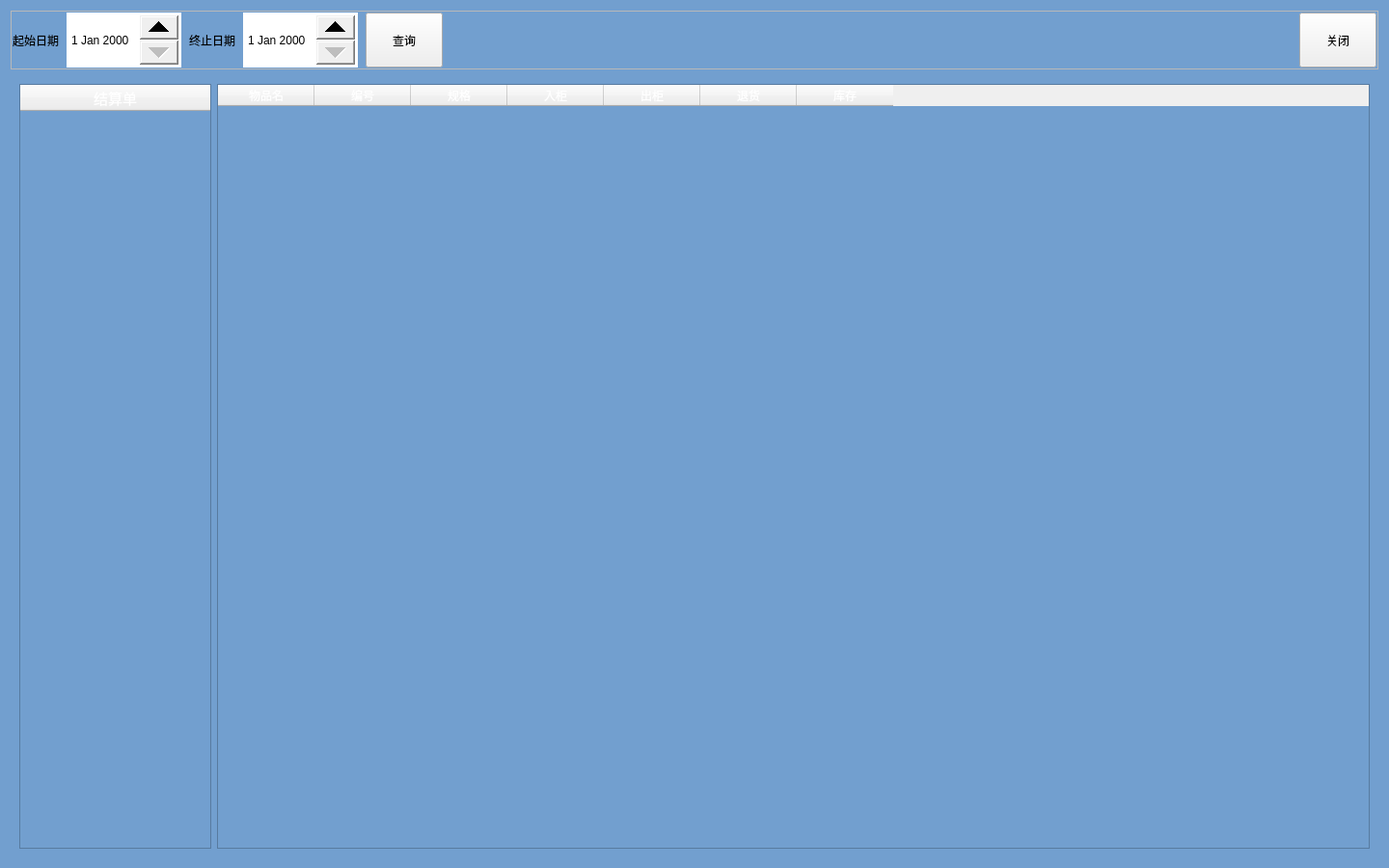
<?xml version="1.0" encoding="UTF-8"?>
<ui version="4.0">
 <class>CheckTable</class>
 <widget class="QWidget" name="CheckTable">
  <property name="geometry">
   <rect>
    <x>0</x>
    <y>0</y>
    <width>1440</width>
    <height>900</height>
   </rect>
  </property>
  <property name="windowTitle">
   <string>Form</string>
  </property>
  <property name="styleSheet">
   <string notr="true">QTableWidget{
background-color: rgb(114, 159, 207);
color: rgb(255, 255, 255);
}

#CheckTable{
font: 16px &quot;微软雅黑&quot;;
background-color: rgb(114, 159, 207);
color: rgb(255, 255, 255);
}</string>
  </property>
  <layout class="QVBoxLayout" name="verticalLayout" stretch="1,0">
   <item>
    <widget class="QFrame" name="frame">
     <property name="maximumSize">
      <size>
       <width>16777215</width>
       <height>61</height>
      </size>
     </property>
     <property name="styleSheet">
      <string notr="true">QDateEdit::down-button,QDateEdit::up-button{
	width:40px;
}

QWidget{
font: 18px &quot;微软雅黑&quot;;
}</string>
     </property>
     <property name="frameShape">
      <enum>QFrame::StyledPanel</enum>
     </property>
     <property name="frameShadow">
      <enum>QFrame::Raised</enum>
     </property>
     <layout class="QHBoxLayout" name="horizontalLayout_3">
      <property name="leftMargin">
       <number>1</number>
      </property>
      <property name="topMargin">
       <number>1</number>
      </property>
      <property name="rightMargin">
       <number>1</number>
      </property>
      <property name="bottomMargin">
       <number>1</number>
      </property>
      <item>
       <layout class="QHBoxLayout" name="horizontalLayout_2">
        <property name="spacing">
         <number>8</number>
        </property>
        <item>
         <widget class="QLabel" name="label">
          <property name="text">
           <string>起始日期</string>
          </property>
         </widget>
        </item>
        <item>
         <widget class="QDateEdit" name="date_start">
          <property name="sizePolicy">
           <sizepolicy hsizetype="Minimum" vsizetype="Preferred">
            <horstretch>0</horstretch>
            <verstretch>0</verstretch>
           </sizepolicy>
          </property>
          <property name="focusPolicy">
           <enum>Qt::WheelFocus</enum>
          </property>
          <property name="readOnly">
           <bool>false</bool>
          </property>
          <property name="keyboardTracking">
           <bool>false</bool>
          </property>
          <property name="calendarPopup">
           <bool>false</bool>
          </property>
         </widget>
        </item>
        <item>
         <widget class="QLabel" name="label_2">
          <property name="text">
           <string>终止日期</string>
          </property>
         </widget>
        </item>
        <item>
         <widget class="QDateEdit" name="date_finish">
          <property name="sizePolicy">
           <sizepolicy hsizetype="Minimum" vsizetype="Preferred">
            <horstretch>0</horstretch>
            <verstretch>0</verstretch>
           </sizepolicy>
          </property>
          <property name="focusPolicy">
           <enum>Qt::WheelFocus</enum>
          </property>
          <property name="wrapping">
           <bool>false</bool>
          </property>
          <property name="frame">
           <bool>true</bool>
          </property>
          <property name="buttonSymbols">
           <enum>QAbstractSpinBox::UpDownArrows</enum>
          </property>
          <property name="keyboardTracking">
           <bool>false</bool>
          </property>
          <property name="calendarPopup">
           <bool>false</bool>
          </property>
         </widget>
        </item>
        <item>
         <widget class="QPushButton" name="check">
          <property name="sizePolicy">
           <sizepolicy hsizetype="Maximum" vsizetype="Preferred">
            <horstretch>0</horstretch>
            <verstretch>0</verstretch>
           </sizepolicy>
          </property>
          <property name="text">
           <string>查询</string>
          </property>
         </widget>
        </item>
       </layout>
      </item>
      <item>
       <spacer name="horizontalSpacer">
        <property name="orientation">
         <enum>Qt::Horizontal</enum>
        </property>
        <property name="sizeHint" stdset="0">
         <size>
          <width>40</width>
          <height>20</height>
         </size>
        </property>
       </spacer>
      </item>
      <item>
       <widget class="QPushButton" name="close">
        <property name="sizePolicy">
         <sizepolicy hsizetype="Preferred" vsizetype="Preferred">
          <horstretch>0</horstretch>
          <verstretch>0</verstretch>
         </sizepolicy>
        </property>
        <property name="text">
         <string>关闭</string>
        </property>
       </widget>
      </item>
     </layout>
    </widget>
   </item>
   <item>
    <widget class="QStackedWidget" name="stackTable">
     <property name="currentIndex">
      <number>0</number>
     </property>
     <widget class="QWidget" name="Page1">
      <layout class="QHBoxLayout" name="horizontalLayout" stretch="1,6">
       <item>
        <widget class="QTableWidget" name="list_table_id">
         <property name="frameShape">
          <enum>QFrame::StyledPanel</enum>
         </property>
         <property name="sortingEnabled">
          <bool>true</bool>
         </property>
         <attribute name="horizontalHeaderHighlightSections">
          <bool>false</bool>
         </attribute>
         <attribute name="horizontalHeaderStretchLastSection">
          <bool>true</bool>
         </attribute>
         <attribute name="verticalHeaderVisible">
          <bool>false</bool>
         </attribute>
         <attribute name="verticalHeaderDefaultSectionSize">
          <number>40</number>
         </attribute>
         <attribute name="verticalHeaderHighlightSections">
          <bool>false</bool>
         </attribute>
         <column>
          <property name="text">
           <string>结算单</string>
          </property>
          <property name="font">
           <font>
            <pointsize>11</pointsize>
           </font>
          </property>
          <property name="textAlignment">
           <set>AlignCenter</set>
          </property>
          <property name="background">
           <color>
            <red>114</red>
            <green>159</green>
            <blue>207</blue>
           </color>
          </property>
          <property name="foreground">
           <brush brushstyle="SolidPattern">
            <color alpha="255">
             <red>255</red>
             <green>255</green>
             <blue>255</blue>
            </color>
           </brush>
          </property>
         </column>
        </widget>
       </item>
       <item>
        <widget class="QTableWidget" name="list_table">
         <property name="styleSheet">
          <string notr="true">background-color: rgb(114, 159, 207);
QHeadView{
	border:0px solid grey;
}</string>
         </property>
         <property name="frameShape">
          <enum>QFrame::StyledPanel</enum>
         </property>
         <property name="sortingEnabled">
          <bool>true</bool>
         </property>
         <attribute name="horizontalHeaderCascadingSectionResizes">
          <bool>true</bool>
         </attribute>
         <attribute name="verticalHeaderCascadingSectionResizes">
          <bool>true</bool>
         </attribute>
         <column>
          <property name="text">
           <string>物品名</string>
          </property>
          <property name="background">
           <color>
            <red>114</red>
            <green>159</green>
            <blue>207</blue>
           </color>
          </property>
          <property name="foreground">
           <brush brushstyle="SolidPattern">
            <color alpha="255">
             <red>255</red>
             <green>255</green>
             <blue>255</blue>
            </color>
           </brush>
          </property>
         </column>
         <column>
          <property name="text">
           <string>编号</string>
          </property>
          <property name="background">
           <color>
            <red>114</red>
            <green>159</green>
            <blue>207</blue>
           </color>
          </property>
          <property name="foreground">
           <brush brushstyle="SolidPattern">
            <color alpha="255">
             <red>255</red>
             <green>255</green>
             <blue>255</blue>
            </color>
           </brush>
          </property>
         </column>
         <column>
          <property name="text">
           <string>规格</string>
          </property>
          <property name="background">
           <color>
            <red>114</red>
            <green>159</green>
            <blue>207</blue>
           </color>
          </property>
          <property name="foreground">
           <brush brushstyle="SolidPattern">
            <color alpha="255">
             <red>255</red>
             <green>255</green>
             <blue>255</blue>
            </color>
           </brush>
          </property>
         </column>
         <column>
          <property name="text">
           <string>入柜</string>
          </property>
          <property name="background">
           <color>
            <red>114</red>
            <green>159</green>
            <blue>207</blue>
           </color>
          </property>
          <property name="foreground">
           <brush brushstyle="SolidPattern">
            <color alpha="255">
             <red>255</red>
             <green>255</green>
             <blue>255</blue>
            </color>
           </brush>
          </property>
         </column>
         <column>
          <property name="text">
           <string>出柜</string>
          </property>
          <property name="background">
           <color>
            <red>114</red>
            <green>159</green>
            <blue>207</blue>
           </color>
          </property>
          <property name="foreground">
           <brush brushstyle="SolidPattern">
            <color alpha="255">
             <red>255</red>
             <green>255</green>
             <blue>255</blue>
            </color>
           </brush>
          </property>
         </column>
         <column>
          <property name="text">
           <string>退货</string>
          </property>
          <property name="background">
           <color>
            <red>114</red>
            <green>159</green>
            <blue>207</blue>
           </color>
          </property>
          <property name="foreground">
           <brush brushstyle="SolidPattern">
            <color alpha="255">
             <red>255</red>
             <green>255</green>
             <blue>255</blue>
            </color>
           </brush>
          </property>
         </column>
         <column>
          <property name="text">
           <string>库存</string>
          </property>
          <property name="background">
           <color>
            <red>114</red>
            <green>159</green>
            <blue>207</blue>
           </color>
          </property>
          <property name="foreground">
           <brush brushstyle="SolidPattern">
            <color alpha="255">
             <red>255</red>
             <green>255</green>
             <blue>255</blue>
            </color>
           </brush>
          </property>
         </column>
        </widget>
       </item>
      </layout>
     </widget>
     <widget class="QWidget" name="page"/>
    </widget>
   </item>
  </layout>
 </widget>
 <resources/>
 <connections/>
</ui>
